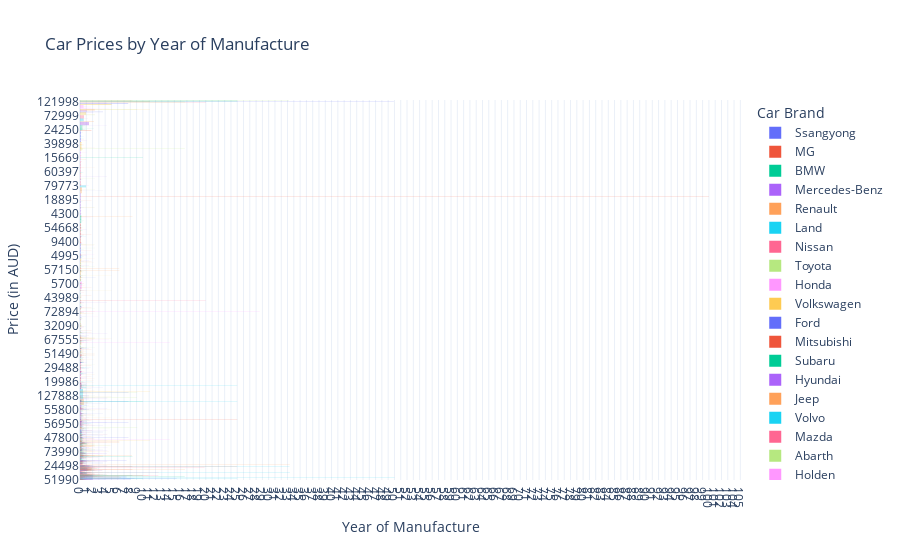

The notebook cell saved with this chart:
### Markdown cell above
# 4. Visualization

### Code cell
import plotly.express as px

# Visualizing car prices against the year of manufacture
fig = px.histogram(df, x='Year', y='Price', color='Brand', title='Car Prices by Year of Manufacture',
                   labels={'Year': 'Year of Manufacture', 'Price': 'Price (in AUD)', 'Brand': 'Car Brand'},
                   nbins=20, histnorm='percent', barmode='overlay')
fig.update_layout(xaxis_title='Year of Manufacture',
                  yaxis_title='Price (in AUD)',
                  legend_title='Car Brand',
                  template='plotly_white',
                  xaxis=dict(tickmode='linear', dtick=1),
                  yaxis=dict(tickformat=',.0f'))  # Format y-axis as integer
fig.show()
